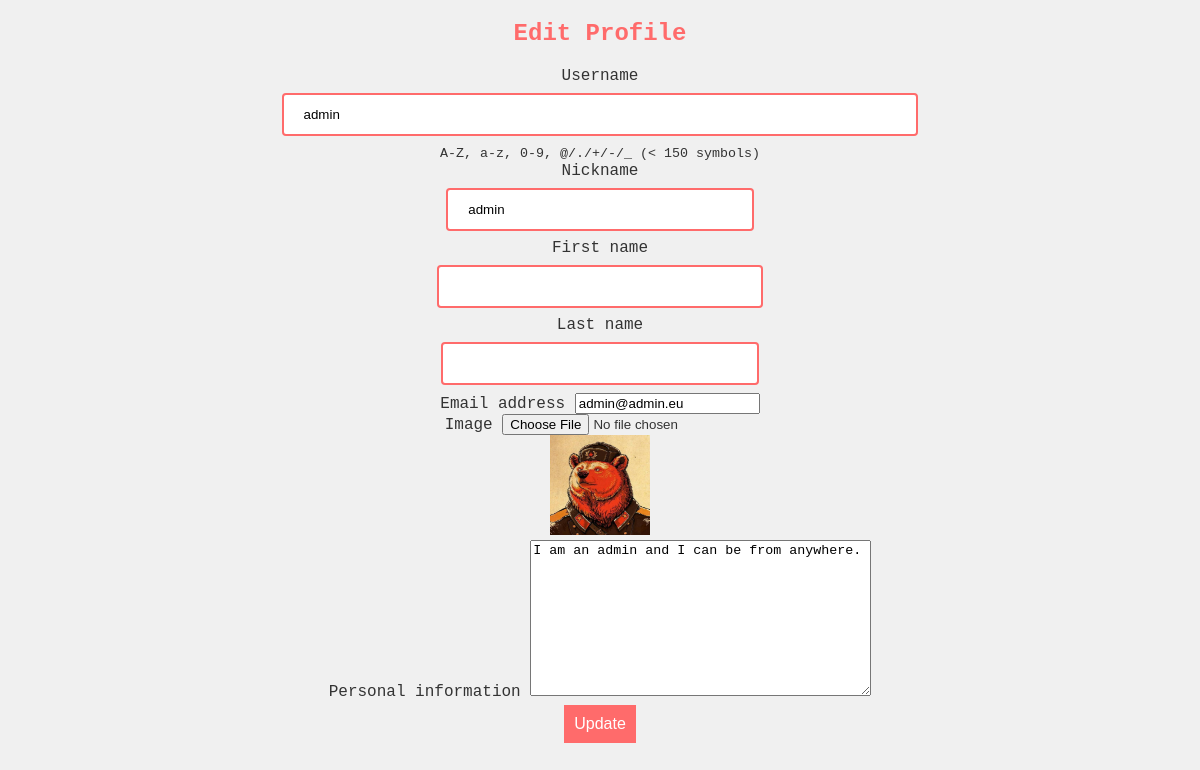
/mychat/edit_profile/ (signed in), run on the app's committed database.
### MyChatApp/models.py (models this page shows, shortened)
class Profile(AbstractUser):
    image = models.ImageField(upload_to='profile_pictures/', null=True, blank=True)
    nickname = models.CharField(max_length=20, null=True, blank=True)
    personal_information = models.TextField(null=True, blank=True)

### MyChatApp/views.py (the view)
@login_required
def edit_profile(request):
    if request.method == 'POST':
        form = ProfileForm(request.POST, request.FILES, instance=request.user)
        if form.is_valid():
            form.save()
            return redirect('select_chat')
    else:
        form = ProfileForm(instance=request.user)
    return render(request, 'edit_profile.html', {'form': form})

### MyChatApp/forms.py
class ProfileForm(UserChangeForm):
    password = None
    username = forms.CharField(
        max_length=150,
        help_text="A-Z, a-z, 0-9, @/./+/-/_ (< 150 symbols)"
    )
    class Meta:
        model = Profile
        fields = ['username', 'nickname', 'first_name', 'last_name', 'email', 'image',  'personal_information']

### templates/edit_profile.html (shortened to what this page needs)
{% load static %}
<!DOCTYPE html>
<html>
<head>
    <link rel="stylesheet" type="text/css" href="{% static 'css/styles.css' %}">
</head>
<body>
    <div id="content" align="center">
        <h2>Edit Profile</h2>
        <form method="POST" enctype="multipart/form-data">
            {% for field in form %}
                <div class="form-group">
                    <label for="{{ field.id_for_label }}">{{ field.label }}</label>
                    {% if field.name == "image" %}
                        <input type="file" name="{{ field.name }}" id="{{ field.id_for_label }}">
                        {% if field.value %}
                            <br>
                            <img src="{{ field.value.url }}" alt="Current Image" width="100" height="100">
                        {% endif %}
                    {% else %}
                        {{ field }}
                    {% endif %}
                    {% if field.help_text %}
                        <small class="form-text text-muted">{{ field.help_text }}</small>
                    {% endif %}
                </div>
            {% endfor %}
            <button type="submit">Update</button>
        </form>
    </div>
</body>
</html>

### static/css/styles.css (style rules this page uses)
body { background-color: #f0f0f0; color: #333; font-family: 'Courier New', Courier, monospace; }
h1, h2, h3 { color: #ff6b6b; }
button { background-color: #ff6b6b; color: #fff; border: none; padding: 10px; text-align: center; text-decoration: none; display: inline-block; font-size: 16px; margin: 4px 2px; cursor: pointer; }
form { display: flex; justify-content: center; align-items: center; flex-direction: column; }
input[type="text"] { width: 100%; padding: 12px 20px; margin: 8px 0; box-sizing: border-box; border: 2px solid #ff6b6b; border-radius: 4px; }

### data on the page
Profile: form "admin" "admin" "admin@admin.eu" "I am an admin and I can be from anywhere."

### other printed values
{{ field.label }} "Username" "Nickname" "First name" "Last name" "Email address" "Image" "Personal information"
{{ field.help_text }} "A-Z, a-z, 0-9, @/./+/-/_ (< 150 symbols)"
